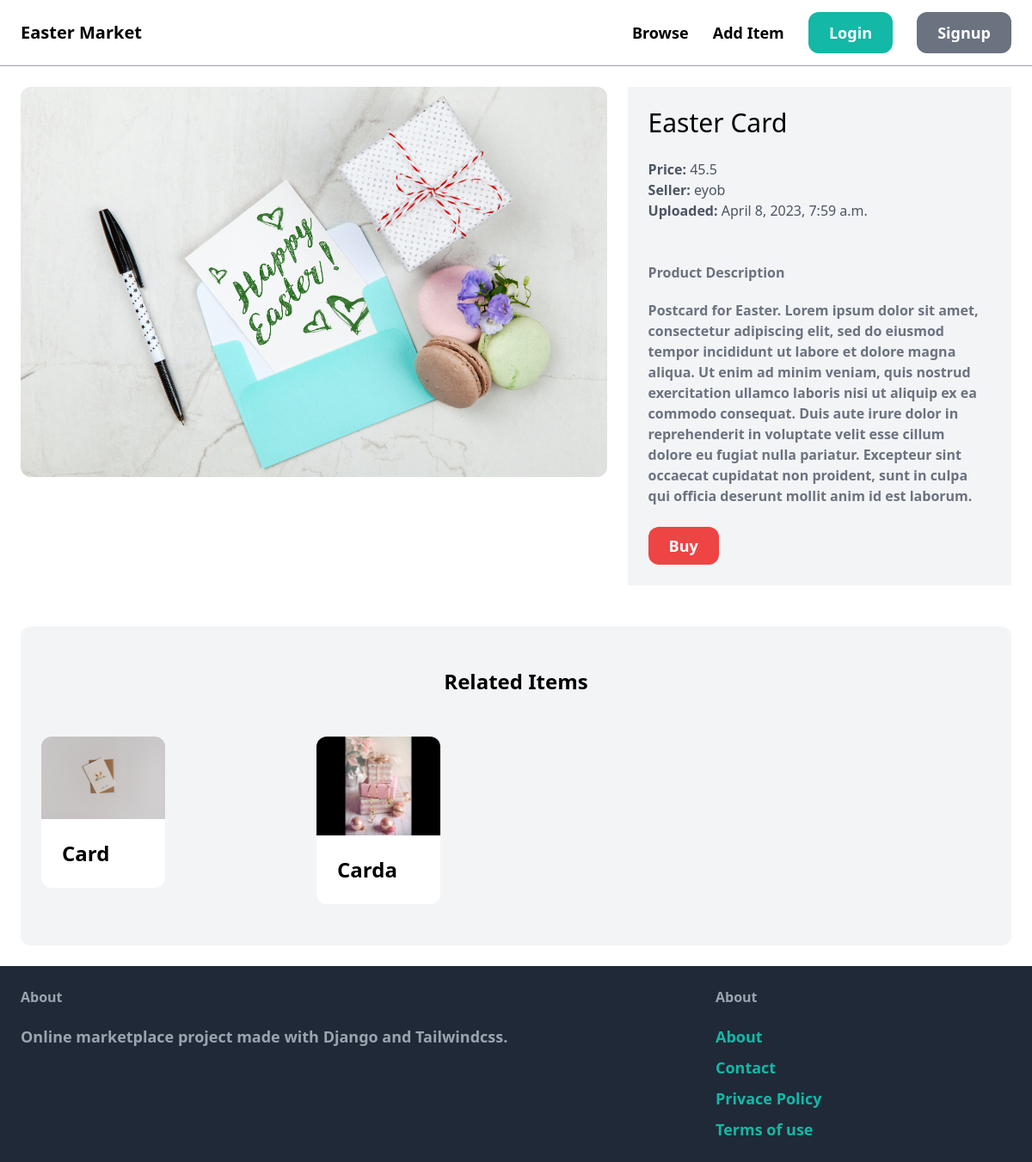
/items/3/, run on an earlier commit of the app's database.
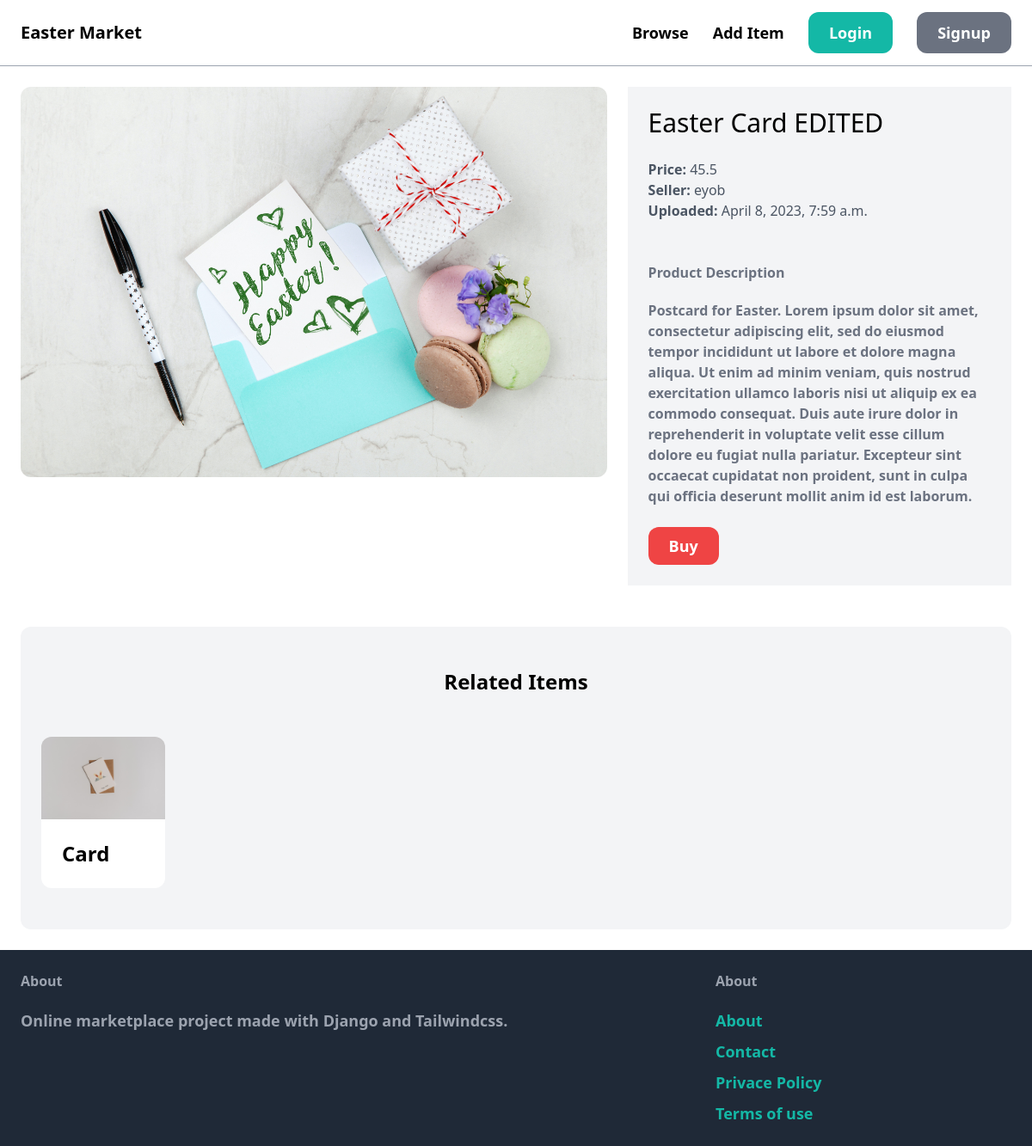
And on a later commit of the database.
### item/models.py (models this page shows, shortened)
class Item(models.Model):
    name = models.CharField(max_length=255)
    category = models.ForeignKey(Category, related_name="items", on_delete=models.CASCADE)
    description = models.TextField(blank=True, null=True)
    price = models.FloatField()
    image = models.ImageField(upload_to="items_images", blank=True, null=True)
    is_sold = models.BooleanField(default=False)
    created_by = models.ForeignKey(User, related_name="items", on_delete=models.CASCADE)
    created_at = models.DateTimeField(auto_now_add=True)

### item/views.py (the view)
# urls.py: path('<int:pk>/', views.detail, name='detail'),
def detail(request, pk):
    item = get_object_or_404(Item, pk=pk)
    related_items = Item.objects.filter(category = item.category, is_sold = False).exclude(pk=pk)[0:3]
    return render(request, 'item/detail.html', {
        'item':item,
        'related_items':related_items
    })

### item/templates/item/detail.html (shortened to what this page needs)
{% extends 'core/base.html' %}
{%block content%}
<div class="grid grid-cols-5 gap-6">
    <div class="col-span-3">
        <img src="{{item.image.url}}" class="rounded-xl">
    </div>
    <div class="col-span-2 p-6 bg-gray-100">
        <h1 class="mb-6 text-3xl">{{item.name}}</h1>
        <p class="text-gray-600"><strong>Price: </strong>{{item.price}}</p>
        <p class="text-gray-600"><strong>Seller: </strong>{{item.created_by.username}}</p>
        <p class="text-gray-600"><strong>Uploaded: </strong>{{item.created_at}}</p>
        {%if item.description%}
        <p class="text-gray-500 mt-12"><strong>Product Description</p>
            <p class="text-gray-500 mt-5">{{item.description}}</p>
        {%endif%}
        {%if request.user == item.created_by%}
            <div class="mt-5 p-6 bg-white rounded-xl">
                <p>This is your item.</p>
                <a href="{%url 'item:edit' item.id %}" class="inline-block mt-5 px-4 py-2 text-lg font-semibold bg-green-500 text-white rounded-xl hover:bg-green-700" >Edit</a>
                <a href="{%url 'item:delete' item.id %}" class="inline-block mt-5 px-4 py-2 text-lg font-semibold bg-red-500 text-white rounded-xl hover:bg-red-700" >Delete</a>
            </div>
            {%else%}
            <a href="#" class="inline-block px-6 py-2 mt-6 text-lg font-semibold bg-red-500 text-white hover:bg-red-600 rounded-xl"> Buy</a>
            {%endif%}
    </div>
</div>
<div class="mt-6 px-6 py-12 bg-gray-100 rounded-xl">
    <h2 class="mb-12 text-2xl text-center font-bold">Related Items</h2>
    <div class="grid grid-cols-4 gap-44">
        {%for r_item in related_items%}
            <div>
                <a href="{% url 'item:detail' r_item.id %}">
                    <img src="{{r_item.image.url}}" class="rounded-t-xl">
            <div class="p-6 bg-white rounded-b-xl">
                <h2 class="text-2xl">{{ r_item.name}}</h2>
            </div>
                </a>
            </div>
        {% endfor %}
    </div>
</div>
{%endblock%}

What changed in the data, as far as the page shows it:
removed Item: image (picture), name "Carda"
changed Item "eyob": name "Easter Card" → "Easter Card EDITED"
